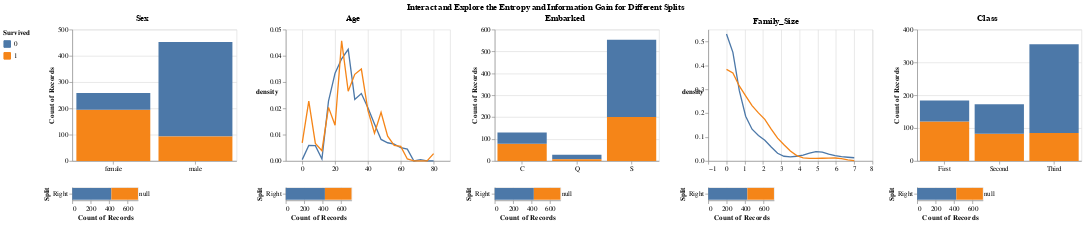

Here is the notebook cell this chart was saved with:
### Markdown cell above
## Let's Build Our Own Decision Tree Using an Interactive Visualization

With our Information Gain score in hand, we’re now ready to pick the best possible first split.

### Code cell
build_interactive_decision_tree(
    titanic_df, show_splits=True
).properties(title = "Interact and Explore the Entropy and Information Gain for Different Splits")

### Figure 1 — Vega-Lite specification as saved in the notebook (floating-point values rounded to 4 significant figures; data arrays with more than 128 entries replaced by an {"elided": "..."} marker saying what was removed)
{"config": {"view": {"continuousWidth": 400, "continuousHeight": 300}, "title": {"anchor": "middle"}}, "hconcat": [{"vconcat": [{"data": {"name": "data-fcde82a648231dad3b6d7cc6467d1cab"}, "mark": "bar", "encoding": {"color": {"type": "nominal", "field": "Survived", "legend": {"orient": "left"}, "sort": [1, 0]}, "opacity": {"condition": {"value": 1, "selection": "selector024"}, "value": 0.3}, "x": {"type": "nominal", "axis": {"labelAngle": 0}, "field": "Sex", "title": null}, "y": {"type": "quantitative", "aggregate": "count"}}, "height": 200, "selection": {"selector024": {"type": "single", "fields": ["Sex"]}}, "width": 250}, {"hconcat": [{"layer": [{"mark": "bar", "encoding": {"color": {"type": "nominal", "field": "Survived", "sort": [1, 0]}, "x": {"type": "quantitative", "aggregate": "count", "scale": {"domain": [0, 712]}}, "y": {"type": "nominal", "field": "Split"}}, "transform": [{"calculate": "selector024['Sex']", "as": "split_val"}, {"calculate": "datum.Sex == datum.split_val?'Left':'Right'", "as": "Split"}], "width": 100}, {"mark": {"type": "text", "dx": 10}, "encoding": {"text": {"type": "quantitative", "field": "Entropy"}, "x": {"type": "quantitative", "aggregate": "count", "scale": {"domain": [0, 712]}}, "y": {"type": "nominal", "field": "Split"}}, "transform": [{"calculate": "selector024['Sex']", "as": "split_val"}, {"calculate": "datum.Sex == datum.split_val?'Left':'Right'", "as": "Split"}, {"lookup": "split_val", "from": {"data": {"name": "data-39f78991b1f25ac8b08eb480208180fe"}, "key": "Split_Val", "fields": ["Left_Entropy", "Right_Entropy"]}}, {"calculate": "datum.Split == 'Left'?datum.Left_Entropy:datum.Right_Entropy", "as": "Entropy"}]}], "data": {"name": "data-fcde82a648231dad3b6d7cc6467d1cab"}}, {"vconcat": [{"mark": "text", "encoding": {"text": {"type": "nominal", "field": "chart_text"}}, "transform": [{"calculate": "selector024['Sex']", "as": "selected_val"}, {"filter": "((datum.Split_Val <= datum.selected_val) && (datum.Split_Val >= datum.selected_val))"}, {"calculate": "('For Sex=' + datum.selected_val)", "as": "chart_text"}], "width": 120}, {"mark": "text", "encoding": {"text": {"type": "nominal", "field": "chart_text"}}, "transform": [{"calculate": "selector024['Sex']", "as": "selected_val"}, {"filter": "((datum.Split_Val <= datum.selected_val) && (datum.Split_Val >= datum.selected_val))"}, {"calculate": "('Information Gain: ' + datum.Information_Gain)", "as": "chart_text"}], "width": 120}], "data": {"name": "data-39f78991b1f25ac8b08eb480208180fe"}}]}], "title": "Sex"}, {"vconcat": [{"layer": [{"data": {"name": "data-1b1ad364eb6985e496936a585856e77a"}, "mark": {"type": "bar", "align": "left", "binSpacing": 0, "size": 2.5}, "encoding": {"color": {"value": "lightgrey"}, "opacity": {"condition": {"value": 0.3, "test": "(datum.val <= datum.key)"}, "value": 0}, "x": {"type": "quantitative", "field": "Age", "title": null}, "y": {"type": "quantitative", "axis": null, "field": "Height"}}, "height": 200, "selection": {"selector025": {"type": "single", "fields": ["Age"], "on": "mouseover", "nearest": true}}, "transform": [{"calculate": "selector025['Age']", "as": "key"}, {"calculate": "datum.Age", "as": "val"}]}, {"data": {"name": "data-109fc2ef60fd3e69425de5a728741c59"}, "mark": "line", "encoding": {"color": {"type": "nominal", "field": "Survived"}, "x": {"type": "quantitative", "field": "value", "title": null}, "y": {"type": "quantitative", "axis": {"labelAngle": 0, "titleAngle": 0}, "field": "density"}}, "height": 200, "transform": [{"density": "value", "bandwidth": 0.5, "groupby": ["variable", "Survived"], "steps": 20}, {"joinaggregate": [{"op": "max", "field": "density", "as": "max_density"}]}], "width": 250}], "resolve": {"scale": {"y": "independent"}}}, {"hconcat": [{"data": {"name": "data-109fc2ef60fd3e69425de5a728741c59"}, "mark": "bar", "encoding": {"color": {"type": "nominal", "field": "Survived", "sort": [1, 0]}, "x": {"type": "quantitative", "aggregate": "count", "scale": {"domain": [0, 712]}}, "y": {"type": "nominal", "field": "Split"}}, "transform": [{"calculate": "selector025['Age']", "as": "split_val"}, {"calculate": "datum.value <= datum.split_val?'Left':'Right'", "as": "Split"}], "width": 100}, {"vconcat": [{"mark": "text", "encoding": {"text": {"type": "nominal", "field": "chart_text"}}, "transform": [{"calculate": "selector025['Age']", "as": "selected_val"}, {"filter": "((datum.Split_Val <= datum.selected_val) && (datum.Split_Val >= datum.selected_val))"}, {"calculate": "('For Age<=' + datum.selected_val)", "as": "chart_text"}], "width": 120}, {"mark": "text", "encoding": {"text": {"type": "nominal", "field": "chart_text"}}, "transform": [{"calculate": "selector025['Age']", "as": "selected_val"}, {"filter": "((datum.Split_Val <= datum.selected_val) && (datum.Split_Val >= datum.selected_val))"}, {"calculate": "('Information Gain: ' + datum.Information_Gain)", "as": "chart_text"}], "width": 120}], "data": {"name": "data-c7048945afab226a3715c7dc7edd859e"}}]}], "resolve": {"scale": {"x": "shared"}}, "title": "Age"}, {"vconcat": [{"data": {"name": "data-7a305e47f911af7dd208986e5e6f6ccd"}, "mark": "bar", "encoding": {"color": {"type": "nominal", "field": "Survived", "legend": {"orient": "left"}, "sort": [1, 0]}, "opacity": {"condition": {"value": 1, "selection": "selector026"}, "value": 0.3}, "x": {"type": "nominal", "axis": {"labelAngle": 0}, "field": "Embarked", "title": null}, "y": {"type": "quantitative", "aggregate": "count"}}, "height": 200, "selection": {"selector026": {"type": "single", "fields": ["Embarked"]}}, "width": 250}, {"hconcat": [{"layer": [{"mark": "bar", "encoding": {"color": {"type": "nominal", "field": "Survived", "sort": [1, 0]}, "x": {"type": "quantitative", "aggregate": "count", "scale": {"domain": [0, 712]}}, "y": {"type": "nominal", "field": "Split"}}, "transform": [{"calculate": "selector026['Embarked']", "as": "split_val"}, {"calculate": "datum.Embarked == datum.split_val?'Left':'Right'", "as": "Split"}], "width": 100}, {"mark": {"type": "text", "dx": 10}, "encoding": {"text": {"type": "quantitative", "field": "Entropy"}, "x": {"type": "quantitative", "aggregate": "count", "scale": {"domain": [0, 712]}}, "y": {"type": "nominal", "field": "Split"}}, "transform": [{"calculate": "selector026['Embarked']", "as": "split_val"}, {"calculate": "datum.Embarked == datum.split_val?'Left':'Right'", "as": "Split"}, {"lookup": "split_val", "from": {"data": {"name": "data-c11b2af4e6ee2a1cf0fc26f68ba2bcb1"}, "key": "Split_Val", "fields": ["Left_Entropy", "Right_Entropy"]}}, {"calculate": "datum.Split == 'Left'?datum.Left_Entropy:datum.Right_Entropy", "as": "Entropy"}]}], "data": {"name": "data-7a305e47f911af7dd208986e5e6f6ccd"}}, {"vconcat": [{"mark": "text", "encoding": {"text": {"type": "nominal", "field": "chart_text"}}, "transform": [{"calculate": "selector026['Embarked']", "as": "selected_val"}, {"filter": "((datum.Split_Val <= datum.selected_val) && (datum.Split_Val >= datum.selected_val))"}, {"calculate": "('For Embarked=' + datum.selected_val)", "as": "chart_text"}], "width": 120}, {"mark": "text", "encoding": {"text": {"type": "nominal", "field": "chart_text"}}, "transform": [{"calculate": "selector026['Embarked']", "as": "selected_val"}, {"filter": "((datum.Split_Val <= datum.selected_val) && (datum.Split_Val >= datum.selected_val))"}, {"calculate": "('Information Gain: ' + datum.Information_Gain)", "as": "chart_text"}], "width": 120}], "data": {"name": "data-c11b2af4e6ee2a1cf0fc26f68ba2bcb1"}}]}], "title": "Embarked"}, {"vconcat": [{"layer": [{"data": {"name": "data-fe651712a4f6f7e79b5d5306badf6116"}, "mark": {"type": "bar", "align": "left", "binSpacing": 0, "size": 28.57}, "encoding": {"color": {"value": "lightgrey"}, "opacity": {"condition": {"value": 0.3, "test": "(datum.val <= datum.key)"}, "value": 0}, "x": {"type": "quantitative", "field": "Family_Size", "title": null}, "y": {"type": "quantitative", "axis": null, "field": "Height"}}, "height": 200, "selection": {"selector027": {"type": "single", "fields": ["Family_Size"], "on": "mouseover", "nearest": true}}, "transform": [{"calculate": "selector027['Family_Size']", "as": "key"}, {"calculate": "datum.Family_Size", "as": "val"}]}, {"data": {"name": "data-8f8f3495865b45bdd240f978a163c097"}, "mark": "line", "encoding": {"color": {"type": "nominal", "field": "Survived"}, "x": {"type": "quantitative", "field": "value", "title": null}, "y": {"type": "quantitative", "axis": {"labelAngle": 0, "titleAngle": 0}, "field": "density"}}, "height": 200, "transform": [{"density": "value", "bandwidth": 0.5, "groupby": ["variable", "Survived"], "steps": 20}, {"joinaggregate": [{"op": "max", "field": "density", "as": "max_density"}]}], "width": 250}], "resolve": {"scale": {"y": "independent"}}}, {"hconcat": [{"data": {"name": "data-8f8f3495865b45bdd240f978a163c097"}, "mark": "bar", "encoding": {"color": {"type": "nominal", "field": "Survived", "sort": [1, 0]}, "x": {"type": "quantitative", "aggregate": "count", "scale": {"domain": [0, 712]}}, "y": {"type": "nominal", "field": "Split"}}, "transform": [{"calculate": "selector027['Family_Size']", "as": "split_val"}, {"calculate": "datum.value <= datum.split_val?'Left':'Right'", "as": "Split"}], "width": 100}, {"vconcat": [{"mark": "text", "encoding": {"text": {"type": "nominal", "field": "chart_text"}}, "transform": [{"calculate": "selector027['Family_Size']", "as": "selected_val"}, {"filter": "((datum.Split_Val <= datum.selected_val) && (datum.Split_Val >= datum.selected_val))"}, {"calculate": "('For Family_Size<=' + datum.selected_val)", "as": "chart_text"}], "width": 120}, {"mark": "text", "encoding": {"text": {"type": "nominal", "field": "chart_text"}}, "transform": [{"calculate": "selector027['Family_Size']", "as": "selected_val"}, {"filter": "((datum.Split_Val <= datum.selected_val) && (datum.Split_Val >= datum.selected_val))"}, {"calculate": "('Information Gain: ' + datum.Information_Gain)", "as": "chart_text"}], "width": 120}], "data": {"name": "data-232b1063bc56acde79549ab34dd62993"}}]}], "resolve": {"scale": {"x": "shared"}}, "title": "Family_Size"}, {"vconcat": [{"data": {"name": "data-203b5a4661447b6ae149f4264ee4f76d"}, "mark": "bar", "encoding": {"color": {"type": "nominal", "field": "Survived", "legend": {"orient": "left"}, "sort": [1, 0]}, "opacity": {"condition": {"value": 1, "selection": "selector028"}, "value": 0.3}, "x": {"type": "nominal", "axis": {"labelAngle": 0}, "field": "Class", "title": null}, "y": {"type": "quantitative", "aggregate": "count"}}, "height": 200, "selection": {"selector028": {"type": "single", "fields": ["Class"]}}, "width": 250}, {"hconcat": [{"layer": [{"mark": "bar", "encoding": {"color": {"type": "nominal", "field": "Survived", "sort": [1, 0]}, "x": {"type": "quantitative", "aggregate": "count", "scale": {"domain": [0, 712]}}, "y": {"type": "nominal", "field": "Split"}}, "transform": [{"calculate": "selector028['Class']", "as": "split_val"}, {"calculate": "datum.Class == datum.split_val?'Left':'Right'", "as": "Split"}], "width": 100}, {"mark": {"type": "text", "dx": 10}, "encoding": {"text": {"type": "quantitative", "field": "Entropy"}, "x": {"type": "quantitative", "aggregate": "count", "scale": {"domain": [0, 712]}}, "y": {"type": "nominal", "field": "Split"}}, "transform": [{"calculate": "selector028['Class']", "as": "split_val"}, {"calculate": "datum.Class == datum.split_val?'Left':'Right'", "as": "Split"}, {"lookup": "split_val", "from": {"data": {"name": "data-3cc578f7c31c09b6dd26bc3928e2bf9a"}, "key": "Split_Val", "fields": ["Left_Entropy", "Right_Entropy"]}}, {"calculate": "datum.Split == 'Left'?datum.Left_Entropy:datum.Right_Entropy", "as": "Entropy"}]}], "data": {"name": "data-203b5a4661447b6ae149f4264ee4f76d"}}, {"vconcat": [{"mark": "text", "encoding": {"text": {"type": "nominal", "field": "chart_text"}}, "transform": [{"calculate": "selector028['Class']", "as": "selected_val"}, {"filter": "((datum.Split_Val <= datum.selected_val) && (datum.Split_Val >= datum.selected_val))"}, {"calculate": "('For Class=' + datum.selected_val)", "as": "chart_text"}], "width": 120}, {"mark": "text", "encoding": {"text": {"type": "nominal", "field": "chart_text"}}, "transform": [{"calculate": "selector028['Class']", "as": "selected_val"}, {"filter": "((datum.Split_Val <= datum.selected_val) && (datum.Split_Val >= datum.selected_val))"}, {"calculate": "('Information Gain: ' + datum.Information_Gain)", "as": "chart_text"}], "width": 120}], "data": {"name": "data-3cc578f7c31c09b6dd26bc3928e2bf9a"}}]}], "title": "Class"}], "title": "Interact and Explore the Entropy and Information Gain for Different Splits", "$schema": "https://vega.github.io/schema/vega-lite/v4.0.2.json", "datasets": {"data-fcde82a648231dad3b6d7cc6467d1cab": {"elided": "712 records"}, "data-39f78991b1f25ac8b08eb480208180fe": [{"Split_Val": "female", "Left_Entropy": 81.0, "Right_Entropy": 73.0, "Information_Gain": 21.41, "Feature": "Sex"}, {"Split_Val": "male", "Left_Entropy": 73.0, "Right_Entropy": 81.0, "Information_Gain": 21.41, "Feature": "Sex"}], "data-1b1ad364eb6985e496936a585856e77a": [{"Age": 0, "Height": 1}, {"Age": 1, "Height": 1}, {"Age": 2, "Height": 1}, {"Age": 3, "Height": 1}, {"Age": 4, "Height": 1}, {"Age": 5, "Height": 1}, {"Age": 6, "Height": 1}, {"Age": 7, "Height": 1}, {"Age": 8, "Height": 1}, {"Age": 9, "Height": 1}, {"Age": 10, "Height": 1}, {"Age": 11, "Height": 1}, {"Age": 12, "Height": 1}, {"Age": 13, "Height": 1}, {"Age": 14, "Height": 1}, {"Age": 15, "Height": 1}, {"Age": 16, "Height": 1}, {"Age": 17, "Height": 1}, {"Age": 18, "Height": 1}, {"Age": 19, "Height": 1}, {"Age": 20, "Height": 1}, {"Age": 21, "Height": 1}, {"Age": 22, "Height": 1}, {"Age": 23, "Height": 1}, {"Age": 24, "Height": 1}, {"Age": 25, "Height": 1}, {"Age": 26, "Height": 1}, {"Age": 27, "Height": 1}, {"Age": 28, "Height": 1}, {"Age": 29, "Height": 1}, {"Age": 30, "Height": 1}, {"Age": 31, "Height": 1}, {"Age": 32, "Height": 1}, {"Age": 33, "Height": 1}, {"Age": 34, "Height": 1}, {"Age": 35, "Height": 1}, {"Age": 36, "Height": 1}, {"Age": 37, "Height": 1}, {"Age": 38, "Height": 1}, {"Age": 39, "Height": 1}, {"Age": 40, "Height": 1}, {"Age": 41, "Height": 1}, {"Age": 42, "Height": 1}, {"Age": 43, "Height": 1}, {"Age": 44, "Height": 1}, {"Age": 45, "Height": 1}, {"Age": 46, "Height": 1}, {"Age": 47, "Height": 1}, {"Age": 48, "Height": 1}, {"Age": 49, "Height": 1}, {"Age": 50, "Height": 1}, {"Age": 51, "Height": 1}, {"Age": 52, "Height": 1}, {"Age": 53, "Height": 1}, {"Age": 54, "Height": 1}, {"Age": 55, "Height": 1}, {"Age": 56, "Height": 1}, {"Age": 57, "Height": 1}, {"Age": 58, "Height": 1}, {"Age": 59, "Height": 1}, {"Age": 60, "Height": 1}, {"Age": 61, "Height": 1}, {"Age": 62, "Height": 1}, {"Age": 63, "Height": 1}, {"Age": 64, "Height": 1}, {"Age": 65, "Height": 1}, {"Age": 66, "Height": 1}, {"Age": 67, "Height": 1}, {"Age": 68, "Height": 1}, {"Age": 69, "Height": 1}, {"Age": 70, "Height": 1}, {"Age": 71, "Height": 1}, {"Age": 72, "Height": 1}, {"Age": 73, "Height": 1}, {"Age": 74, "Height": 1}, {"Age": 75, "Height": 1}, {"Age": 76, "Height": 1}, {"Age": 77, "Height": 1}, {"Age": 78, "Height": 1}, {"Age": 79, "Height": 1}], "data-109fc2ef60fd3e69425de5a728741c59": {"elided": "712 records"}, "data-c7048945afab226a3715c7dc7edd859e": [{"Split_Val": 0, "Left_Entropy": 0.0, "Right_Entropy": 97.0, "Information_Gain": 0.18, "Feature": "Age"}, {"Split_Val": 1, "Left_Entropy": 59.0, "Right_Entropy": 97.0, "Information_Gain": 1.27, "Feature": "Age"}, {"Split_Val": 2, "Left_Entropy": 95.0, "Right_Entropy": 97.0, "Information_Gain": 0.5, "Feature": "Age"}, {"Split_Val": 3, "Left_Entropy": 92.0, "Right_Entropy": 97.0, "Information_Gain": 0.89, "Feature": "Age"}, {"Split_Val": 4, "Left_Entropy": 91.0, "Right_Entropy": 96.0, "Information_Gain": 1.28, "Feature": "Age"}, {"Split_Val": 5, "Left_Entropy": 88.0, "Right_Entropy": 96.0, "Information_Gain": 1.75, "Feature": "Age"}, {"Split_Val": 6, "Left_Entropy": 88.0, "Right_Entropy": 96.0, "Information_Gain": 1.85, "Feature": "Age"}, {"Split_Val": 7, "Left_Entropy": 90.0, "Right_Entropy": 96.0, "Information_Gain": 1.69, "Feature": "Age"}, {"Split_Val": 8, "Left_Entropy": 92.0, "Right_Entropy": 96.0, "Information_Gain": 1.66, "Feature": "Age"}, {"Split_Val": 9, "Left_Entropy": 96.0, "Right_Entropy": 96.0, "Information_Gain": 1.21, "Feature": "Age"}, {"Split_Val": 10, "Left_Entropy": 97.0, "Right_Entropy": 96.0, "Information_Gain": 1.04, "Feature": "Age"}, {"Split_Val": 11, "Left_Entropy": 98.0, "Right_Entropy": 96.0, "Information_Gain": 0.88, "Feature": "Age"}, {"Split_Val": 12, "Left_Entropy": 98.0, "Right_Entropy": 96.0, "Information_Gain": 0.97, "Feature": "Age"}, {"Split_Val": 13, "Left_Entropy": 98.0, "Right_Entropy": 96.0, "Information_Gain": 1.14, "Feature": "Age"}, {"Split_Val": 14, "Left_Entropy": 98.0, "Right_Entropy": 96.0, "Information_Gain": 1.07, "Feature": "Age"}, {"Split_Val": 15, "Left_Entropy": 98.0, "Right_Entropy": 96.0, "Information_Gain": 1.34, "Feature": "Age"}, {"Split_Val": 16, "Left_Entropy": 99.0, "Right_Entropy": 96.0, "Information_Gain": 1.02, "Feature": "Age"}, {"Split_Val": 17, "Left_Entropy": 100.0, "Right_Entropy": 96.0, "Information_Gain": 1.02, "Feature": "Age"}, {"Split_Val": 18, "Left_Entropy": 100.0, "Right_Entropy": 96.0, "Information_Gain": 0.7, "Feature": "Age"}, {"Split_Val": 19, "Left_Entropy": 100.0, "Right_Entropy": 96.0, "Information_Gain": 0.53, "Feature": "Age"}, {"Split_Val": 20, "Left_Entropy": 99.0, "Right_Entropy": 96.0, "Information_Gain": 0.26, "Feature": "Age"}, {"Split_Val": 21, "Left_Entropy": 98.0, "Right_Entropy": 97.0, "Information_Gain": 0.06, "Feature": "Age"}, {"Split_Val": 22, "Left_Entropy": 98.0, "Right_Entropy": 97.0, "Information_Gain": 0.06, "Feature": "Age"}, {"Split_Val": 23, "Left_Entropy": 98.0, "Right_Entropy": 97.0, "Information_Gain": 0.03, "Feature": "Age"}, {"Split_Val": 24, "Left_Entropy": 98.0, "Right_Entropy": 97.0, "Information_Gain": 0.08, "Feature": "Age"}, {"Split_Val": 25, "Left_Entropy": 98.0, "Right_Entropy": 97.0, "Information_Gain": 0.01, "Feature": "Age"}, {"Split_Val": 26, "Left_Entropy": 98.0, "Right_Entropy": 97.0, "Information_Gain": 0.0, "Feature": "Age"}, {"Split_Val": 27, "Left_Entropy": 98.0, "Right_Entropy": 97.0, "Information_Gain": 0.05, "Feature": "Age"}, {"Split_Val": 28, "Left_Entropy": 97.0, "Right_Entropy": 97.0, "Information_Gain": 0.0, "Feature": "Age"}, {"Split_Val": 29, "Left_Entropy": 97.0, "Right_Entropy": 97.0, "Information_Gain": 0.0, "Feature": "Age"}, {"Split_Val": 30, "Left_Entropy": 97.0, "Right_Entropy": 97.0, "Information_Gain": 0.0, "Feature": "Age"}, {"Split_Val": 31, "Left_Entropy": 97.0, "Right_Entropy": 97.0, "Information_Gain": 0.0, "Feature": "Age"}, {"Split_Val": 32, "Left_Entropy": 98.0, "Right_Entropy": 97.0, "Information_Gain": 0.02, "Feature": "Age"}, {"Split_Val": 33, "Left_Entropy": 98.0, "Right_Entropy": 97.0, "Information_Gain": 0.02, "Feature": "Age"}, {"Split_Val": 34, "Left_Entropy": 98.0, "Right_Entropy": 97.0, "Information_Gain": 0.01, "Feature": "Age"}, {"Split_Val": 35, "Left_Entropy": 98.0, "Right_Entropy": 96.0, "Information_Gain": 0.1, "Feature": "Age"}, {"Split_Val": 36, "Left_Entropy": 98.0, "Right_Entropy": 95.0, "Information_Gain": 0.18, "Feature": "Age"}, {"Split_Val": 37, "Left_Entropy": 98.0, "Right_Entropy": 95.0, "Information_Gain": 0.12, "Feature": "Age"}, {"Split_Val": 38, "Left_Entropy": 98.0, "Right_Entropy": 95.0, "Information_Gain": 0.12, "Feature": "Age"}, {"Split_Val": 39, "Left_Entropy": 98.0, "Right_Entropy": 95.0, "Information_Gain": 0.1, "Feature": "Age"}, {"Split_Val": 40, "Left_Entropy": 98.0, "Right_Entropy": 95.0, "Information_Gain": 0.11, "Feature": "Age"}, {"Split_Val": 41, "Left_Entropy": 98.0, "Right_Entropy": 95.0, "Information_Gain": 0.09, "Feature": "Age"}, {"Split_Val": 42, "Left_Entropy": 98.0, "Right_Entropy": 94.0, "Information_Gain": 0.14, "Feature": "Age"}, {"Split_Val": 43, "Left_Entropy": 98.0, "Right_Entropy": 95.0, "Information_Gain": 0.09, "Feature": "Age"}, {"Split_Val": 44, "Left_Entropy": 98.0, "Right_Entropy": 95.0, "Information_Gain": 0.07, "Feature": "Age"}, {"Split_Val": 45, "Left_Entropy": 98.0, "Right_Entropy": 94.0, "Information_Gain": 0.09, "Feature": "Age"}, {"Split_Val": 46, "Left_Entropy": 98.0, "Right_Entropy": 96.0, "Information_Gain": 0.03, "Feature": "Age"}, {"Split_Val": 47, "Left_Entropy": 97.0, "Right_Entropy": 98.0, "Information_Gain": 0.0, "Feature": "Age"}, {"Split_Val": 48, "Left_Entropy": 98.0, "Right_Entropy": 96.0, "Information_Gain": 0.02, "Feature": "Age"}, {"Split_Val": 49, "Left_Entropy": 98.0, "Right_Entropy": 94.0, "Information_Gain": 0.08, "Feature": "Age"}, {"Split_Val": 50, "Left_Entropy": 98.0, "Right_Entropy": 92.0, "Information_Gain": 0.15, "Feature": "Age"}, {"Split_Val": 51, "Left_Entropy": 98.0, "Right_Entropy": 92.0, "Information_Gain": 0.11, "Feature": "Age"}, {"Split_Val": 52, "Left_Entropy": 98.0, "Right_Entropy": 90.0, "Information_Gain": 0.17, "Feature": "Age"}, {"Split_Val": 53, "Left_Entropy": 98.0, "Right_Entropy": 89.0, "Information_Gain": 0.22, "Feature": "Age"}, {"Split_Val": 54, "Left_Entropy": 98.0, "Right_Entropy": 87.0, "Information_Gain": 0.24, "Feature": "Age"}, {"Split_Val": 55, "Left_Entropy": 98.0, "Right_Entropy": 86.0, "Information_Gain": 0.27, "Feature": "Age"}, {"Split_Val": 56, "Left_Entropy": 98.0, "Right_Entropy": 83.0, "Information_Gain": 0.31, "Feature": "Age"}, {"Split_Val": 57, "Left_Entropy": 98.0, "Right_Entropy": 86.0, "Information_Gain": 0.22, "Feature": "Age"}, {"Split_Val": 58, "Left_Entropy": 98.0, "Right_Entropy": 76.0, "Information_Gain": 0.42, "Feature": "Age"}, {"Split_Val": 59, "Left_Entropy": 98.0, "Right_Entropy": 80.0, "Information_Gain": 0.31, "Feature": "Age"}, {"Split_Val": 60, "Left_Entropy": 98.0, "Right_Entropy": 70.0, "Information_Gain": 0.46, "Feature": "Age"}, {"Split_Val": 61, "Left_Entropy": 98.0, "Right_Entropy": 76.0, "Information_Gain": 0.28, "Feature": "Age"}, {"Split_Val": 62, "Left_Entropy": 98.0, "Right_Entropy": 72.0, "Information_Gain": 0.3, "Feature": "Age"}, {"Split_Val": 63, "Left_Entropy": 98.0, "Right_Entropy": 39.0, "Information_Gain": 0.74, "Feature": "Age"}, {"Split_Val": 64, "Left_Entropy": 98.0, "Right_Entropy": 44.0, "Information_Gain": 0.56, "Feature": "Age"}, {"Split_Val": 65, "Left_Entropy": 98.0, "Right_Entropy": 54.0, "Information_Gain": 0.31, "Feature": "Age"}, {"Split_Val": 66, "Left_Entropy": 97.0, "Right_Entropy": 59.0, "Information_Gain": 0.23, "Feature": "Age"}, {"Split_Val": 67, "Left_Entropy": 97.0, "Right_Entropy": 59.0, "Information_Gain": 0.23, "Feature": "Age"}, {"Split_Val": 68, "Left_Entropy": 97.0, "Right_Entropy": 59.0, "Information_Gain": 0.23, "Feature": "Age"}, {"Split_Val": 69, "Left_Entropy": 97.0, "Right_Entropy": 59.0, "Information_Gain": 0.23, "Feature": "Age"}, {"Split_Val": 70, "Left_Entropy": 97.0, "Right_Entropy": 81.0, "Information_Gain": 0.04, "Feature": "Age"}, {"Split_Val": 71, "Left_Entropy": 97.0, "Right_Entropy": 100.0, "Information_Gain": 0.01, "Feature": "Age"}, {"Split_Val": 72, "Left_Entropy": 97.0, "Right_Entropy": 100.0, "Information_Gain": 0.01, "Feature": "Age"}, {"Split_Val": 73, "Left_Entropy": 97.0, "Right_Entropy": 100.0, "Information_Gain": 0.01, "Feature": "Age"}, {"Split_Val": 74, "Left_Entropy": 97.0, "Right_Entropy": 0.0, "Information_Gain": 0.18, "Feature": "Age"}, {"Split_Val": 75, "Left_Entropy": 97.0, "Right_Entropy": 0.0, "Information_Gain": 0.18, "Feature": "Age"}, {"Split_Val": 76, "Left_Entropy": 97.0, "Right_Entropy": 0.0, "Information_Gain": 0.18, "Feature": "Age"}, {"Split_Val": 77, "Left_Entropy": 97.0, "Right_Entropy": 0.0, "Information_Gain": 0.18, "Feature": "Age"}, {"Split_Val": 78, "Left_Entropy": 97.0, "Right_Entropy": 0.0, "Information_Gain": 0.18, "Feature": "Age"}, {"Split_Val": 79, "Left_Entropy": 97.0, "Right_Entropy": 0.0, "Information_Gain": 0.18, "Feature": "Age"}], "data-7a305e47f911af7dd208986e5e6f6ccd": {"elided": "712 records"}, "data-c11b2af4e6ee2a1cf0fc26f68ba2bcb1": [{"Split_Val": "C", "Left_Entropy": 97.0, "Right_Entropy": 94.0, "Information_Gain": 2.71, "Feature": "Embarked"}, {"Split_Val": "Q", "Left_Entropy": 86.0, "Right_Entropy": 98.0, "Information_Gain": 0.18, "Feature": "Embarked"}, {"Split_Val": "S", "Left_Entropy": 94.0, "Right_Entropy": 99.0, "Information_Gain": 1.8, "Feature": "Embarked"}], "data-fe651712a4f6f7e79b5d5306badf6116": [{"Family_Size": 0, "Height": 1}, {"Family_Size": 1, "Height": 1}, {"Family_Size": 2, "Height": 1}, {"Family_Size": 3, "Height": 1}, {"Family_Size": 4, "Height": 1}, {"Family_Size": 5, "Height": 1}, {"Family_Size": 6, "Height": 1}], "data-8f8f3495865b45bdd240f978a163c097": {"elided": "712 records"}, "data-232b1063bc56acde79549ab34dd62993": [{"Split_Val": 0, "Left_Entropy": 90.0, "Right_Entropy": 100.0, "Information_Gain": 2.88, "Feature": "Family_Size"}, {"Split_Val": 1, "Left_Entropy": 96.0, "Right_Entropy": 100.0, "Information_Gain": 0.7, "Feature": "Family_Size"}, {"Split_Val": 2, "Left_Entropy": 97.0, "Right_Entropy": 97.0, "Information_Gain": 0.0, "Feature": "Family_Size"}, {"Split_Val": 3, "Left_Entropy": 98.0, "Right_Entropy": 71.0, "Information_Gain": 1.1, "Feature": "Family_Size"}, {"Split_Val": 4, "Left_Entropy": 98.0, "Right_Entropy": 67.0, "Information_Gain": 1.04, "Feature": "Family_Size"}, {"Split_Val": 5, "Left_Entropy": 98.0, "Right_Entropy": 76.0, "Information_Gain": 0.28, "Feature": "Family_Size"}, {"Split_Val": 6, "Left_Entropy": 98.0, "Right_Entropy": 0.0, "Information_Gain": 0.63, "Feature": "Family_Size"}], "data-203b5a4661447b6ae149f4264ee4f76d": {"elided": "712 records"}, "data-3cc578f7c31c09b6dd26bc3928e2bf9a": [{"Split_Val": "First", "Left_Entropy": 93.0, "Right_Entropy": 90.0, "Information_Gain": 6.34, "Feature": "Class"}, {"Split_Val": "Second", "Left_Entropy": 100.0, "Right_Entropy": 96.0, "Information_Gain": 0.54, "Feature": "Class"}, {"Split_Val": "Third", "Left_Entropy": 79.0, "Right_Entropy": 99.0, "Information_Gain": 8.3, "Feature": "Class"}]}}
